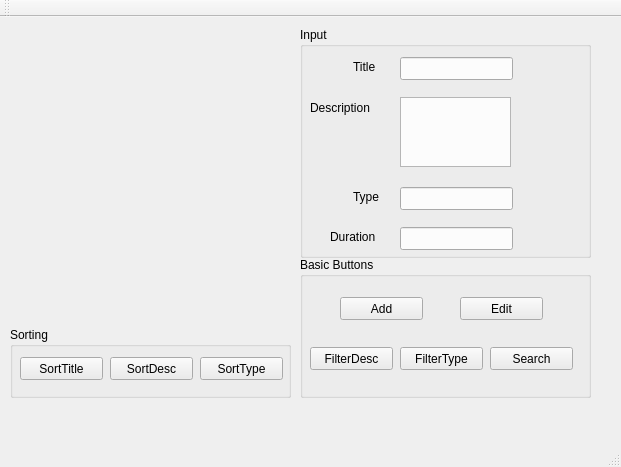
<?xml version="1.0" encoding="UTF-8"?>
<ui version="4.0">
 <class>MainWindow</class>
 <widget class="QMainWindow" name="MainWindow">
  <property name="geometry">
   <rect>
    <x>0</x>
    <y>0</y>
    <width>621</width>
    <height>467</height>
   </rect>
  </property>
  <property name="windowTitle">
   <string>MainWindow</string>
  </property>
  <widget class="QWidget" name="centralWidget">
   <widget class="QLabel" name="label">
    <property name="geometry">
     <rect>
      <x>353</x>
      <y>40</y>
      <width>61</width>
      <height>20</height>
     </rect>
    </property>
    <property name="text">
     <string>Title</string>
    </property>
   </widget>
   <widget class="QLabel" name="label_2">
    <property name="geometry">
     <rect>
      <x>310</x>
      <y>80</y>
      <width>91</width>
      <height>21</height>
     </rect>
    </property>
    <property name="text">
     <string>Description</string>
    </property>
   </widget>
   <widget class="QLabel" name="label_3">
    <property name="geometry">
     <rect>
      <x>353</x>
      <y>170</y>
      <width>61</width>
      <height>20</height>
     </rect>
    </property>
    <property name="text">
     <string>Type</string>
    </property>
   </widget>
   <widget class="QLabel" name="label_4">
    <property name="geometry">
     <rect>
      <x>330</x>
      <y>210</y>
      <width>61</width>
      <height>20</height>
     </rect>
    </property>
    <property name="text">
     <string>Duration</string>
    </property>
   </widget>
   <widget class="QLineEdit" name="lineEdit">
    <property name="geometry">
     <rect>
      <x>400</x>
      <y>40</y>
      <width>113</width>
      <height>23</height>
     </rect>
    </property>
   </widget>
   <widget class="QTextEdit" name="textEdit">
    <property name="geometry">
     <rect>
      <x>400</x>
      <y>80</y>
      <width>111</width>
      <height>70</height>
     </rect>
    </property>
   </widget>
   <widget class="QLineEdit" name="lineEdit_2">
    <property name="geometry">
     <rect>
      <x>400</x>
      <y>170</y>
      <width>113</width>
      <height>23</height>
     </rect>
    </property>
   </widget>
   <widget class="QLineEdit" name="lineEdit_3">
    <property name="geometry">
     <rect>
      <x>400</x>
      <y>210</y>
      <width>113</width>
      <height>23</height>
     </rect>
    </property>
   </widget>
   <widget class="QPushButton" name="pushButton">
    <property name="geometry">
     <rect>
      <x>340</x>
      <y>280</y>
      <width>83</width>
      <height>23</height>
     </rect>
    </property>
    <property name="text">
     <string>Add</string>
    </property>
   </widget>
   <widget class="QPushButton" name="pushButton_2">
    <property name="geometry">
     <rect>
      <x>460</x>
      <y>280</y>
      <width>83</width>
      <height>23</height>
     </rect>
    </property>
    <property name="text">
     <string>Edit</string>
    </property>
   </widget>
   <widget class="QPushButton" name="pushButton_3">
    <property name="geometry">
     <rect>
      <x>310</x>
      <y>330</y>
      <width>83</width>
      <height>23</height>
     </rect>
    </property>
    <property name="text">
     <string>FilterDesc</string>
    </property>
   </widget>
   <widget class="QPushButton" name="pushButton_4">
    <property name="geometry">
     <rect>
      <x>400</x>
      <y>330</y>
      <width>83</width>
      <height>23</height>
     </rect>
    </property>
    <property name="text">
     <string>FilterType</string>
    </property>
   </widget>
   <widget class="QPushButton" name="pushButton_5">
    <property name="geometry">
     <rect>
      <x>490</x>
      <y>330</y>
      <width>83</width>
      <height>23</height>
     </rect>
    </property>
    <property name="text">
     <string>Search</string>
    </property>
   </widget>
   <widget class="QPushButton" name="pushButton_6">
    <property name="geometry">
     <rect>
      <x>20</x>
      <y>340</y>
      <width>83</width>
      <height>23</height>
     </rect>
    </property>
    <property name="text">
     <string>SortTitle</string>
    </property>
   </widget>
   <widget class="QPushButton" name="pushButton_7">
    <property name="geometry">
     <rect>
      <x>110</x>
      <y>340</y>
      <width>83</width>
      <height>23</height>
     </rect>
    </property>
    <property name="text">
     <string>SortDesc</string>
    </property>
   </widget>
   <widget class="QPushButton" name="pushButton_8">
    <property name="geometry">
     <rect>
      <x>200</x>
      <y>340</y>
      <width>83</width>
      <height>23</height>
     </rect>
    </property>
    <property name="text">
     <string>SortType</string>
    </property>
   </widget>
   <widget class="QGroupBox" name="groupBox">
    <property name="geometry">
     <rect>
      <x>300</x>
      <y>240</y>
      <width>291</width>
      <height>141</height>
     </rect>
    </property>
    <property name="title">
     <string>Basic Buttons</string>
    </property>
   </widget>
   <widget class="QGroupBox" name="groupBox_2">
    <property name="geometry">
     <rect>
      <x>300</x>
      <y>10</y>
      <width>291</width>
      <height>231</height>
     </rect>
    </property>
    <property name="title">
     <string>Input</string>
    </property>
   </widget>
   <widget class="QGroupBox" name="groupBox_3">
    <property name="geometry">
     <rect>
      <x>10</x>
      <y>310</y>
      <width>281</width>
      <height>71</height>
     </rect>
    </property>
    <property name="title">
     <string>Sorting</string>
    </property>
   </widget>
  </widget>
  <widget class="QMenuBar" name="menuBar">
   <property name="geometry">
    <rect>
     <x>0</x>
     <y>0</y>
     <width>621</width>
     <height>20</height>
    </rect>
   </property>
  </widget>
  <widget class="QToolBar" name="mainToolBar">
   <attribute name="toolBarArea">
    <enum>TopToolBarArea</enum>
   </attribute>
   <attribute name="toolBarBreak">
    <bool>false</bool>
   </attribute>
  </widget>
  <widget class="QStatusBar" name="statusBar"/>
 </widget>
 <layoutdefault spacing="6" margin="11"/>
 <resources/>
 <connections/>
</ui>
